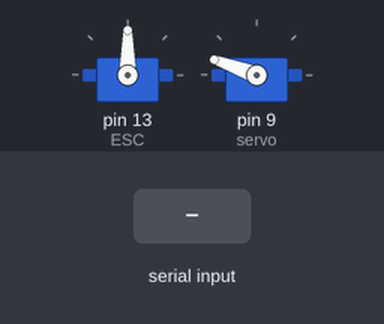
The sketch below on a simulated Arduino Uno, built with avr-gcc and run on an emulated ATmega328P. On the bench: 2 × servo. The test bench sets the inputs (shaded band).

Above: at 1.2 s.
1.3 s: "F" received over the second serial link
At 1.6 s:
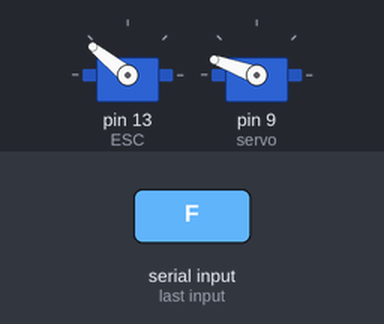
2.8 s: "B" received over the second serial link
At 3.9 s:
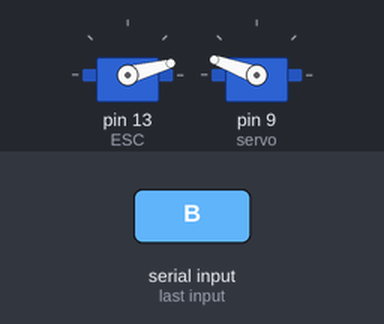
4.3 s: "R" received over the second serial link
At 5.0 s:
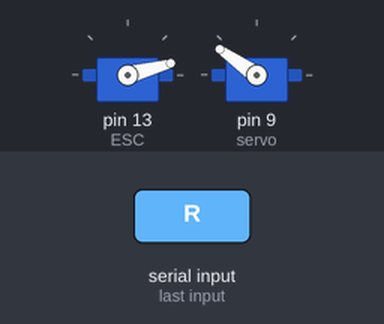
5.8 s: "F" received over the second serial link
At 6.2 s:
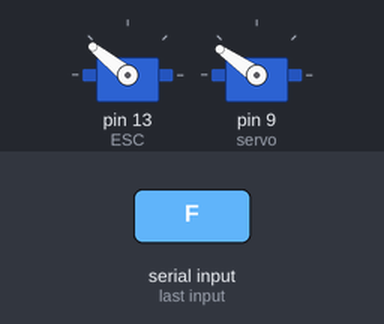
7.3 s: "R" received over the second serial link
At 8.5 s:
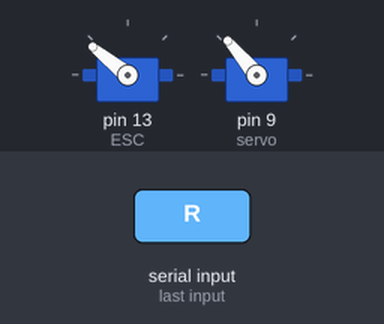
8.8 s: "L" received over the second serial link
At 9.7 s:
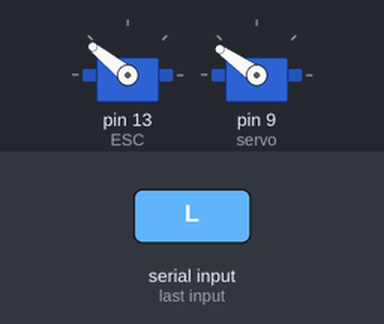
Timing chart, 0 to 11.3 s (numbered marks = the images above; inputs shaded):
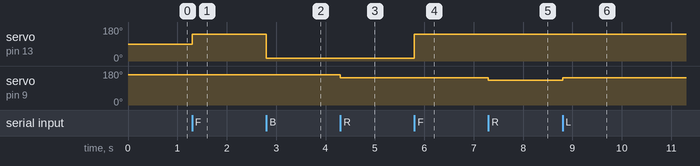

Measured:
- after the input at 1.3 s, servo on pin 13 (ESC): 90° → 141° at once
- after the input at 2.8 s, servo on pin 13 (ESC): 141° → 15° at once
- after the input at 4.3 s, servo on pin 9 (servo): 160° → 145° at once
- after the input at 5.8 s, servo on pin 13 (ESC): 15° → 141° at once
- after the input at 7.3 s, servo on pin 9 (servo): 145° → 130° at once
- after the input at 8.8 s, servo on pin 9 (servo): 130° → 145° at once

The sketch:

control_code.ino
```cpp
#include <SoftwareSerial.h>
#include <Servo.h>

Servo ESC;
Servo servo;
SoftwareSerial mySerial(2, 3);
int k = 160;
char bt='S';
void setup()
{
  Serial.begin(9600);
  mySerial.begin(9600);
 ESC.attach(13);
  servo.attach(9);
  servo.write(k);
   Stop();
}

void loop()
{
bt = mySerial.read();

if(bt=='F')
{
 forward();
}

if(bt=='B')
{
 backward();
}

if(bt=='L')
{
 left();
}

if(bt=='R')
{
 right();
}

if(bt=='S')
{
 Stop();
}

}
void forward()
{
      ESC.write(700);
       ESC.write(2000);
}

void backward()
{
      ESC.write(700);
}
void left()
{
  k = k+15;
 servo.write(k);
}
void right()
{
  k = k-15;
  servo.write(k);
}
void Stop()
{


}
```
